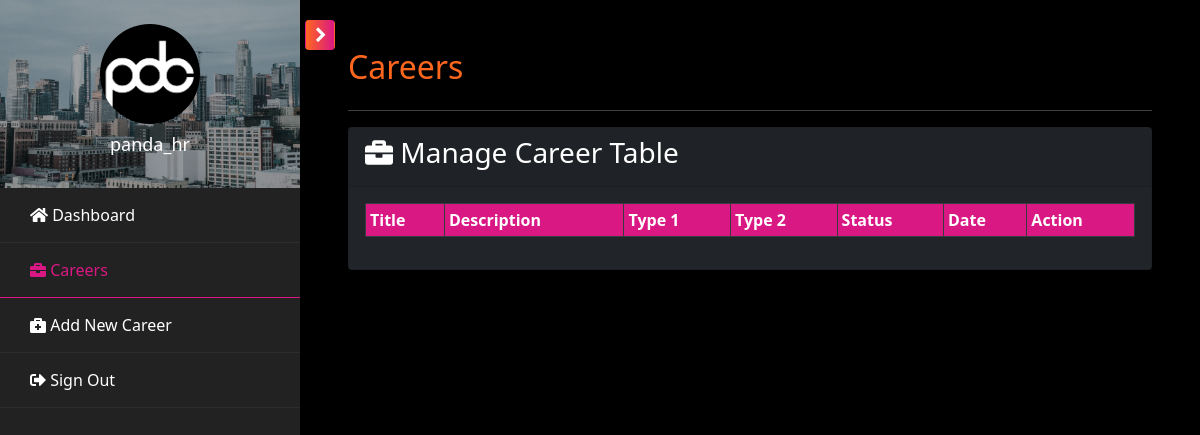
The page /pages/hr/hr.careers.php (signed in) on the database as committed earlier.
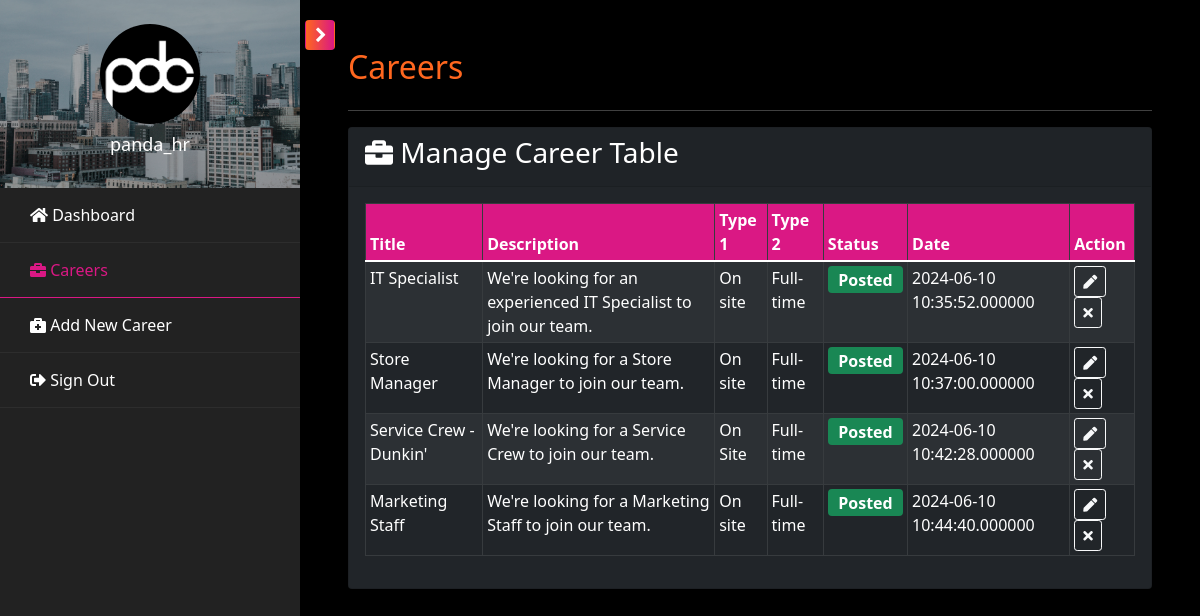
The same page on the database as committed later.
### tables this page shows
CREATE TABLE `tbl_opportunities` (
  `id` int(100) NOT NULL,
  `name` varchar(1000) NOT NULL,
  `description` varchar(2000) NOT NULL,
  `type1` varchar(100) NOT NULL DEFAULT 'On Site',
  `type2` varchar(100) NOT NULL DEFAULT 'Full-time',
  `status` enum('Posted','Unposted') NOT NULL,
  `created` datetime(6) NOT NULL DEFAULT current_timestamp(6)
);

### pages/hr/hr.careers.php (the view, shortened to what this page needs)
<?php include('hr.header.php'); ?>
    <div id="content" class="p-4 p-md-5 pt-5">
        <h2 class="mb-4 text-orange">Careers</h2>
        <hr />
        <div class="card bg-dark mb-3">
            <div class="card-header">
                <h3><i class="fas fa-briefcase"></i> Manage Career Table</h3>
            </div>
            <div class="card-body">
                <div class="table-responsive">
                    <table class="table table-bordered table-striped table-dark table-sm w-100" id="career_table">
                        <thead>
                            <tr>
                                <th>Title</th>
                                <th>Description</th>
                                <th>Type 1</th>
                                <th>Type 2</th>
                                <th>Status</th>
                                <th>Date</th>
                                <th>Action</th>
                            </tr>
                        </thead>
                        <tbody>
                            <?php
                                $career_qry = mysqli_query($conn, "SELECT * FROM tbl_opportunities;");
                                while($career_row=mysqli_fetch_array($career_qry)){
                            ?>
                                <tr>
                                    <td><?php echo $career_row["name"]; ?></td>
                                    <td><?php echo $career_row["description"]; ?></td>
                                    <td><?php echo $career_row["type1"]; ?></td>
                                    <td><?php echo $career_row["type2"]; ?></td>
                                    <td>
                                        <span class="badge <?php echo $career_row["status"] == 'Posted' ? 'bg-success' : 'bg-secondary'; ?>">
                                            <?php echo ucfirst($career_row["status"]); ?>
                                        </span>
                                    </td>
                                    <td><?php echo $career_row["created"]; ?></td>
                                    <td>
                                        <a class="btn btn-sm btn-outline-light" href="hr.edit.career.php?id=<?php echo $career_row['id']; ?>" title="Edit"><i class="fas fa-pen"></i></a>
                                        <?php if ($career_row['status'] == 'Posted') { ?>
                                            <a class="btn btn-sm btn-outline-light" href="process.status.career.php?id=<?php echo $career_row['id']; ?>&status=Unposted" title="Unposted">
                                                <i class="fas fa-times"></i>
                                            </a>
                                        <?php } else { ?>
                                            <a class="btn btn-sm btn-outline-light" href="process.status.career.php?id=<?php echo $career_row['id']; ?>&status=Posted" title="Posted">
                                                <i class="fas fa-check"></i>
                                            </a>
                                        <?php } ?>
                                    </td>
                                </tr>
                            <?php } ?>
                        </tbody>
                    </table>
                </div>
            </div>
        </div>
    </div>
<?php include('hr.footer.php'); ?>

### pages/hr/hr.header.php (shortened to what this page needs)
<?php
$current_page = basename($_SERVER['PHP_SELF']);
?>
<!DOCTYPE html>
<html lang="en">
    <head>
        <link href="../../assets/vendor/bootstrap/css/bootstrap.min.css" rel="stylesheet">
        <link href="../../assets/vendor/bootstrap-icons/bootstrap-icons.css" rel="stylesheet">
        <link href="../../assets/vendor/fontawesome/css/all.min.css" rel="stylesheet">
        <link href="../../assets/vendor/swiper/swiper-bundle.min.css" rel="stylesheet">
        <link href="../../assets/vendor/datatables/jquery.dataTables.min.css" rel="stylesheet">
        <link rel="stylesheet" href="https://stackpath.bootstrapcdn.com/font-awesome/4.7.0/css/font-awesome.min.css">
        <link href="../../assets/css/main.style.css" rel="stylesheet">
    </head>
    <body>
        <div class="wrapper d-flex align-items-stretch">
            <nav id="sidebar">
                <div class="custom-menu">
                    <button type="button" id="sidebarCollapse" class="btn btn-orange">
                    </button>
                </div>
                <div class="img bg-wrap text-center py-4" style="background-image: url(../../assets/img/wallpaper.jpg);">
                    <div class="user-logo">
                        <div class="img" style="background-image: url(../../assets/img/PDC-square.png);"></div>
                        <h3><?php echo $_SESSION['username']; ?></h3>
                    </div>
                </div>
                <ul class="list-unstyled components mb-5">
                    <li class="<?php echo ($current_page == 'hr.dashboard.php') ? 'active' : ''; ?>">
                        <a href="hr.dashboard.php"><span class="fas fa-home mr-3"></span>&nbsp;Dashboard</a>
                    </li>
                    <li class="<?php echo ($current_page == 'hr.careers.php') ? 'active' : ''; ?>">
                        <a href="hr.careers.php"><span class="fas fa-briefcase mr-3"></span>&nbsp;Careers</a>
                    </li>
                    <li class="<?php echo ($current_page == 'hr.add.career.php') ? 'active' : ''; ?>">
                        <a href="hr.add.career.php"><span class="fas fa-briefcase-medical mr-3"></span>&nbsp;Add New Career</a>
                    </li>
                    <li>
                        <a href="../../includes/logout.php"><span class="fas fa-sign-out-alt mr-3"></span>&nbsp;Sign Out</a>
                    </li>
                </ul>
            </nav>

### pages/hr/hr.footer.php (shortened to what this page needs)
</div>
</body>
</html>

### assets/css/main.style.css (style rules this page uses)
body { background-color: #000; color: #fff; text-align: left; margin: 0; }
.text-orange { color: #FF671F; }
.btn-orange { color: #fff; background-color: #FF671F; border-color: #FF671F; }
.img { background-size: cover; background-repeat: no-repeat; background-position: center center; }
.wrapper { width: 100%; }
#sidebar { min-width: 300px; max-width: 300px; background: #222; color: #fff; -webkit-transition: all 0.3s; -o-transition: all 0.3s; transition: all 0.3s; position: relative; }
#sidebar ul.components { padding: 0; }
#sidebar ul li { font-size: 16px; }
#sidebar ul li a { text-decoration: none; padding: 15px 30px; display: block; color: #fff; border-bottom: 1px solid rgba(255, 255, 255, 0.05); }
#sidebar ul li.active > a { background: transparent; color: #da1884; border-bottom: 1px solid #DA1884; }
#sidebar .custom-menu { display: inline-block; position: absolute; top: 20px; right: 0; margin-right: -35px; -webkit-transition: 0.3s; -o-transition: 0.3s; transition: 0.3s; }
#sidebar .custom-menu .btn.btn-orange { background: linear-gradient(to right, #FF671F, #DA1884); border-color: transparent; position: relative; color: #fff; width: 30px; height: 30px; }
#sidebar .custom-menu .btn.btn-orange:after, #sidebar .custom-menu .btn.btn-orange:before { position: absolute; top: 2px; left: 0; right: 0; bottom: 0; font-family: "FontAwesome"; color: #fff; }
#sidebar .custom-menu .btn.btn-orange:after { content: "\f054"; left: 2px; }
.bg-wrap { width: 100%; position: relative; z-index: 0; }
.bg-wrap:after { z-index: -1; position: absolute; top: 0; left: 0; right: 0; bottom: 0; content: ''; background: #000; opacity: .3; }
.bg-wrap .user-logo .img { width: 100px; height: 100px; border-radius: 50%; margin: 0 auto; margin-bottom: 10px; }
.bg-wrap .user-logo h3 { color: #fff; font-size: 18px; }
#content { width: 100%; padding: 0; min-height: 100vh; -webkit-transition: all 0.3s; -o-transition: all 0.3s; transition: all 0.3s; }
.table-dark { background-color: #222; color: #fff; }
.table-dark .badge { font-size: 1rem; }
.table-dark thead th { background-color: #DA1884; color: #fff; }

Rows that differ between the two databases and show on the page:
added tbl_opportunities: name "IT Specialist", description "We're looking for an experienced IT Specialist to join our team.", type1 "On site", type2 "Full-time", status "Posted", created "2024-06-10 10:35:52.000000"
added tbl_opportunities: name "Store Manager", description "We're looking for a Store Manager to join our team.", type1 "On site", type2 "Full-time", status "Posted", created "2024-06-10 10:37:00.000000"
added tbl_opportunities: name "Service Crew - Dunkin'", description "We're looking for a Service Crew to join our team.", type1 "On Site", type2 "Full-time", status "Posted", created "2024-06-10 10:42:28.000000"
added tbl_opportunities: name "Marketing Staff", description "We're looking for a Marketing Staff to join our team.", type1 "On site", type2 "Full-time", status "Posted", created "2024-06-10 10:44:40.000000"
